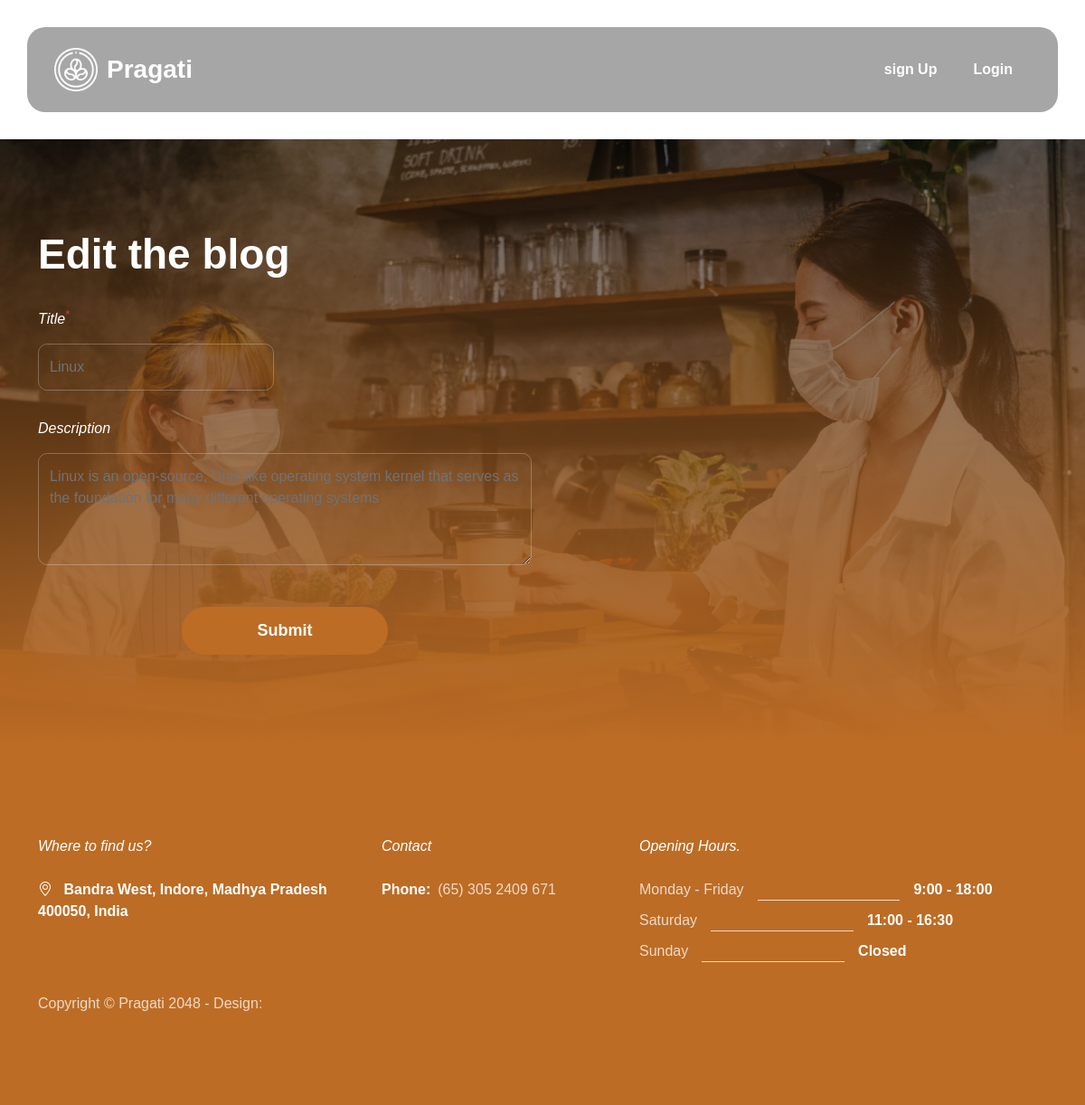
Page /edit/2 on the committed database.
### blog/models.py (models this page shows, shortened)
class Blog(models.Model):
    i=[("Draft","draft"),("Published","Published")]
    title=models.CharField(max_length=100)
    author=models.ForeignKey(User,on_delete=models.CASCADE)
    description=models.TextField()
    status=models.CharField(max_length=30,choices=i,default="draft")
    curr=models.DateTimeField(auto_now_add=True)
    up_date=models.DateTimeField(auto_now=True)

### blog/views.py (the view)
# urls.py: path("edit/<id>",views.editblog,name="edit"),
def editblog(request,id):
    i=get_object_or_404(Blog,id=id)
    if request.method=="POST":
       f=editform(request.POST,instance=i)
       if f.is_valid():
        p=f.save()
        return redirect("blog:home")
       return HttpResponse("hello")
    else:
        f=editform(instance=i)
    return render(request,"edit.html",{"i":i})

### blog/templates/edit.html (shortened to what this page needs)
{% extends "base.html" %}
{% load static %}
{% block content %}
<section class="contact-section section-padding" id="section_5">
    <div class="container">
        <div class="row">
            <div class="col-lg-12 col-12">
                <h2 class="text-white mb-4 pb-lg-2">Edit the blog</h2>
            </div>
            <div class="col-lg-6 col-12">
                <form action="" method="POST" class="custom-form contact-form" role="form">
                <div class="row">
                    <div class="col-lg-6 col-12">
                        <label for="title" class="form-label">Title<sup class="text-danger">*</sup></label>
                        <input type="text" name="title" id="title" class="form-control"  required="" value="{{i.title}}">
                    </div>
                    <div class="col-12">
                        <label for="description" class="form-label">Description</label>
                        <textarea name="description" rows="4" class="form-control" id="description"  required="" >{{i.description}}</textarea>
                    </div>
                </div>
                <div class="col-lg-5 col-12 mx-auto mt-3">
                    <button type="submit" class="form-control">Submit</button>
                </div>
            </form>
            </div>
        </div>
    </div>
</section>
{% endblock %}

### static/css/tooplate-barista.css (style rules this page uses)
:root { --white-color: #ffffff; --primary-color: #BC6C25; --secondary-color: #DDA15E; --section-bg-color: #b78752; --custom-btn-bg-color: #BC6C25; --custom-btn-bg-hover-color: #DDA15E; --dark-color: #000000; --p-color: #717275; --border-color: #7fffd4; --link-hover-color: #E76F51; --body-font-family: 'Plus Jakarta Sans', sans-serif; --h1-font-size: 68px; --h2-font-size: 46px; --h3-font-size: 32px; --h4-font-size: 28px; --h5-font-size: 24px; --h6-font-size: 22px; --p-font-size: 20px; --btn-font-size: 16px; --form-btn-font-size: 18px; --menu-font-size: 16px; --border-radius-large: 100px; --border-radius-medium: 20px; --border-radius-small: 10px; --font-weight-thin: 200; --font-weight-light: 300; --font-weight-normal: 400; --font-weight-bold: 700; }
body { background-color: var(--white-color); font-family: var(--body-font-family); }
h2, h3, h4, h5, h6 { color: var(--dark-color); }
h1, h2, h3, h4, h5, h6 { font-weight: var(--font-weight-bold); }
h2 { font-size: var(--h2-font-size); }
a, button { touch-action: manipulation; transition: all 0.3s; }
.section-padding { padding-top: 100px; padding-bottom: 100px; }
.contact-section { background-image: linear-gradient(to bottom, rgba(0, 0, 0, 0.45), rgba(188, 108, 37, 1)), url('../images/young-female-barista-wear-face-mask-serving-take-away-hot-coffee-paper-cup-consumer-cafe.jpg'); background-repeat: no-repeat; background-position: center; background-size: cover; }
.custom-form .form-control { color: var(--p-color); border-radius: var(--border-radius-small); margin-bottom: 30px; padding-top: 13px; padding-bottom: 13px; box-shadow: none; outline: none; transition: all 0.3s; }
.custom-form .form-label { color: var(--white-color); font-style: italic; margin-bottom: 15px; }
.custom-form button[type="submit"] { background: var(--custom-btn-bg-color); border: none; border-radius: var(--border-radius-large); color: var(--white-color); font-size: var(--form-btn-font-size); font-weight: var(--font-weight-bold); transition: all 0.3s; margin-bottom: 0; }
.contact-form .form-control, .booking-form .form-control { background-color: transparent; border-color: rgba(255, 255, 255, 0.25); }

### rows in the picture
Blog: title "Linux", description "Linux is an open-source, Unix-like operating system kernel that serves as the foundation for many different operating systems"
